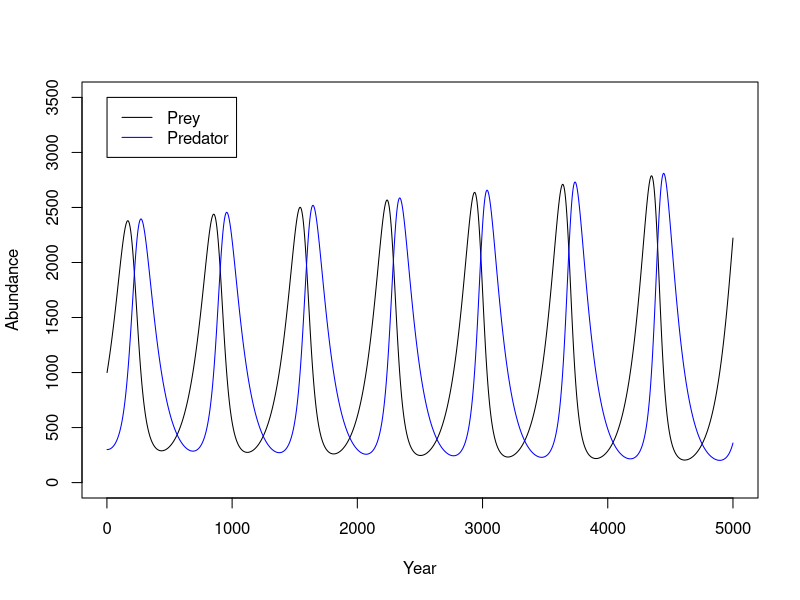

Source code (R):
## ---- chunk 1
#| label: pred-prey
#| out-width: "75%"
#| fig-align: center
nYears <- 5000
r.prey <- 0.01
k.pred <- 0.00001
b.pred <- 0.00001
d.pred <- 0.01
N.prey <- rep(NA, nYears)
N.pred <- rep(NA, nYears)
N.prey[1] <- 1000
N.pred[1] <- 300
for(t in 2:nYears) {
    N.prey[t] <- N.prey[t-1] + N.prey[t-1]*(r.prey-k.pred*N.pred[t-1])
    N.pred[t] <- N.pred[t-1] + N.pred[t-1]*(b.pred*N.prey[t-1] - d.pred)
}
plot(1:nYears, N.prey, type="l", col="black", ylim=c(0, 3500),
     xlab="Year", ylab="Abundance")
lines(1:nYears, N.pred, type="l", col="blue")
legend(1, 3500, c("Prey", "Predator"), lty=1, col=c("black", "blue"))
